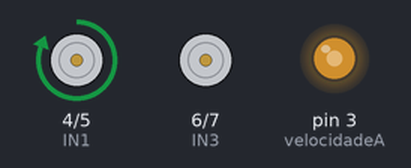
A sketch run on a simulated Arduino Uno, built with avr-gcc and run on an emulated ATmega328P. Shown: motor-driver pin pairs drawn as motors (green arrow = first pin HIGH = forward, orange = second pin HIGH = backward, longer = more drive), output pins drawn as LEDs (lit = HIGH).

Above: at 0.05 s.
At 4.0 s:
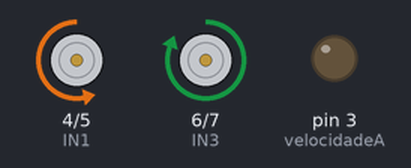
Timing chart, 0 to 5.2 s (numbered marks = the images above):
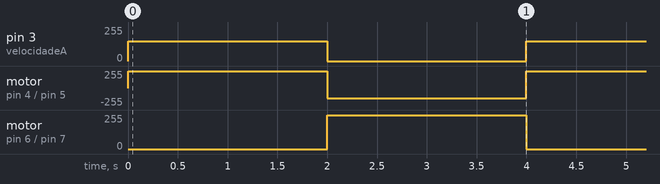

The sketch:

prot001_MOTORES.ino
```cpp
// Variável auxiliar de velocidade (entre 0 e 255)
int velocidade = 150;

// Motor A
int IN1 = 4;
int IN2 = 5;
int velocidadeA = 3;

// Motor B
int IN3 = 6;
int IN4 = 7;
int velocidadeB = 5;

void setup() {
  pinMode(IN1, OUTPUT);
  pinMode(IN2, OUTPUT);
  pinMode(IN3, OUTPUT);
  pinMode(IN4, OUTPUT);
  pinMode(velocidadeA, OUTPUT);
  pinMode(velocidadeB, OUTPUT);
}

void loop() {
  // Motor A gira no sentido horário
  digitalWrite(IN1, HIGH);
  digitalWrite(IN2, LOW);
  analogWrite(velocidadeA, velocidade); // Ativa com velocidade definida

  // Motor B parado
  digitalWrite(IN3, LOW);
  digitalWrite(IN4, LOW);
  analogWrite(velocidadeB, 0);
  delay(2000);

  // Para motor A
  digitalWrite(IN1, LOW);
  digitalWrite(IN2, LOW);
  analogWrite(velocidadeA, 0);

  // Motor B gira no sentido horário
  digitalWrite(IN3, HIGH);
  digitalWrite(IN4, LOW);
  analogWrite(velocidadeB, velocidade);
  delay(2000);
}
```

Measured:
- by itself, pin 3 (velocidadeA): alternates 150/255 for 2.0 s and 0/255 for 2.0 s
- by itself, motor on pin 4 (IN1) / pin 5 (IN2): alternates forward 255/255 for 2.0 s and backward 150/255 for 2.0 s
- by itself, motor on pin 6 (IN3) / pin 7 (IN4): alternates forward 255/255 for 2.0 s and stopped for 2.0 s
